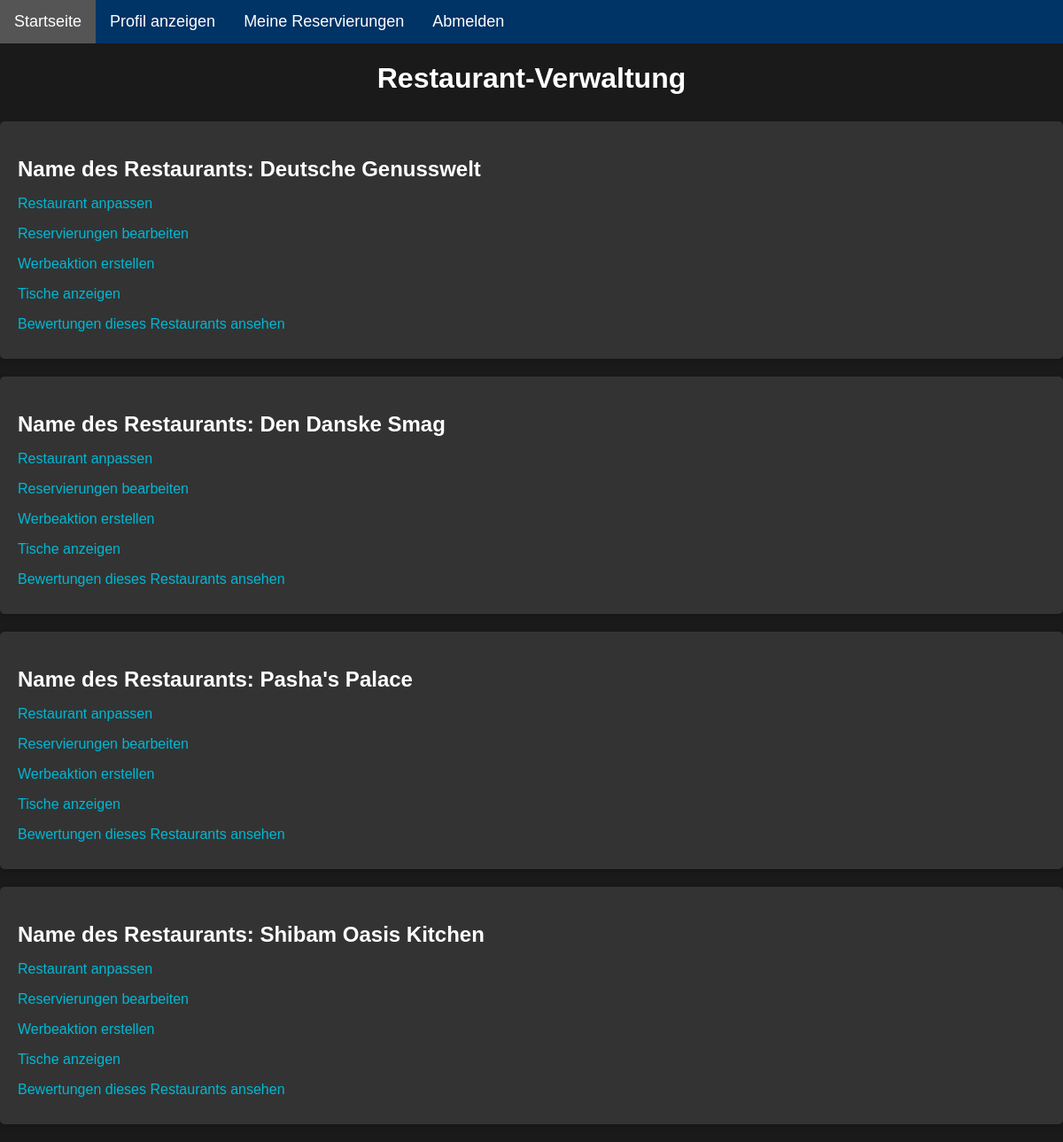
Screenshot of /restaurant/owner_view/ (signed in) with the database file from the repository.
### restaurant/models.py (models this page shows, shortened)
class Restaurant(models.Model):
    owner = models.ForeignKey(UserProfile, on_delete=models.CASCADE, related_name='owned_restaurants')
    name = models.CharField(max_length=100)
    location = models.CharField(max_length=100)
    cuisine = models.CharField(max_length=50, choices=Choices.PREFERENCE_CHOICES)
    description = models.TextField(blank=True)
    opening_hours = models.CharField(max_length=100)
    contact_info = models.CharField(max_length=100)
    capacity = models.IntegerField(default=0)

### restaurant/views.py (the view)
# urls.py: path('owner_view/', views.owner_view, name='owner_view'),
@login_required
def owner_view(request):
    currentUser = get_object_or_404(UserProfile, user=request.user)
    restaurants = Restaurant.objects.filter(owner=currentUser)
    return render(request, 'restaurant/owner_view.html', {'restaurants':restaurants})

### restaurant/templates/restaurant/owner_view.html (shortened to what this page needs)
{% extends "restaurant/base.html" %}
{%load static%}
{%block extra_css%}
    <link rel="stylesheet" href="{% static 'restaurant/list_style.css' %}" type="text/css">
{%endblock%}
{%block content%}
<div class="restaurant-list">
    <h1>Restaurant-Verwaltung</h1>
    <ul>
        {% for restaurant in restaurants %}
        <li>
            <h2>Name des Restaurants: {{ restaurant.name }}</h2>
            <p><a href="{% url 'change_restaurant' restaurant.id %}">Restaurant anpassen</a></p>
            <p><a href="{% url 'manage_reservations' restaurant.id %}">Reservierungen bearbeiten </a></p>
            <p><a href="{% url 'create_promotion' restaurant.id %}">Werbeaktion erstellen</a></p>
            <p><a href="{% url 'view_tables' restaurant.id %}">Tische anzeigen</a></p>
            <p><a href="{% url 'view_feedback' restaurant.id %}">Bewertungen dieses Restaurants ansehen</a></p>
        </li>
        {% endfor %}
    </ul>
</div>
{%endblock%}

### restaurant/static/restaurant/style.css (style rules this page uses)
body { font-family: Arial, sans-serif; margin: 0; padding: 0px; background-color: #1a1a1a; color: #f0f0f0; }

### restaurant/static/restaurant/list_style.css (style rules this page uses)
.restaurant-list h1 { color: #ffffff; text-align: center; margin-bottom: 30px; }
.restaurant-list ul { list-style-type: none; padding: 0; }
.restaurant-list li { background-color: #333333; padding: 20px; margin-bottom: 20px; border-radius: 5px; box-shadow: 0 2px 5px rgba(0, 0, 0, 0.2); }
.restaurant-list h2 { color: #ffffff; margin-bottom: 10px; display: flex; align-items: center; }
.restaurant-list a { color: #00b8d4; text-decoration: none; }
.restaurant-list p { margin-bottom: 10px; }

### rows the page displays
Restaurant: name "Deutsche Genusswelt"
Restaurant: name "Den Danske Smag"
Restaurant: name "Pasha's Palace"
Restaurant: name "Shibam Oasis Kitchen"
